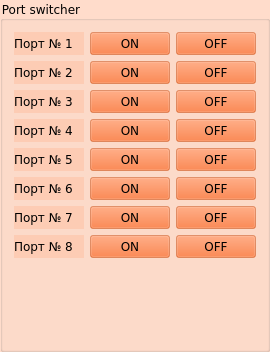
     <widget class="QGroupBox" name="groupBox_5">
      <property name="sizePolicy">
       <sizepolicy hsizetype="Fixed" vsizetype="Preferred">
        <horstretch>0</horstretch>
        <verstretch>0</verstretch>
       </sizepolicy>
      </property>
      <property name="minimumSize">
       <size>
        <width>270</width>
        <height>0</height>
       </size>
      </property>
      <property name="font">
       <font>
        <family>DejaVu Sans</family>
        <pointsize>9</pointsize>
        <weight>50</weight>
        <bold>false</bold>
       </font>
      </property>
      <property name="styleSheet">
       <string notr="true">background:rgba(255, 92, 16, 30)</string>
      </property>
      <property name="title">
       <string>Port switcher</string>
      </property>
      <layout class="QGridLayout" name="gridLayout_5">
       <item row="0" column="0">
        <widget class="QLabel" name="label_16">
         <property name="sizePolicy">
          <sizepolicy hsizetype="Preferred" vsizetype="MinimumExpanding">
           <horstretch>0</horstretch>
           <verstretch>0</verstretch>
          </sizepolicy>
         </property>
         <property name="minimumSize">
          <size>
           <width>0</width>
           <height>0</height>
          </size>
         </property>
         <property name="maximumSize">
          <size>
           <width>16777215</width>
           <height>25</height>
          </size>
         </property>
         <property name="font">
          <font>
           <family>DejaVu Sans</family>
           <pointsize>9</pointsize>
           <weight>50</weight>
           <bold>false</bold>
          </font>
         </property>
         <property name="text">
          <string>Порт № 1</string>
         </property>
         <property name="margin">
          <number>6</number>
         </property>
        </widget>
       </item>
       <item row="0" column="1">
        <widget class="QPushButton" name="pushButton">
         <property name="maximumSize">
          <size>
           <width>16777215</width>
           <height>25</height>
          </size>
         </property>
         <property name="font">
          <font>
           <family>DejaVu Sans</family>
           <pointsize>9</pointsize>
           <weight>50</weight>
           <bold>false</bold>
          </font>
         </property>
         <property name="styleSheet">
          <string notr="true">background:rgba(255, 92, 16, 100)</string>
         </property>
         <property name="text">
          <string>ON</string>
         </property>
        </widget>
       </item>
       <item row="0" column="2">
        <widget class="QPushButton" name="pushButton_2">
         <property name="maximumSize">
          <size>
           <width>16777215</width>
           <height>25</height>
          </size>
         </property>
         <property name="font">
          <font>
           <family>DejaVu Sans</family>
           <pointsize>9</pointsize>
           <weight>50</weight>
           <bold>false</bold>
          </font>
         </property>
         <property name="autoFillBackground">
          <bool>false</bool>
         </property>
         <property name="styleSheet">
          <string notr="true">background:rgba(255, 92, 16, 100)</string>
         </property>
         <property name="text">
          <string>OFF</string>
         </property>
        </widget>
       </item>
       <item row="1" column="0">
        <widget class="QLabel" name="label_17">
         <property name="sizePolicy">
          <sizepolicy hsizetype="Preferred" vsizetype="MinimumExpanding">
           <horstretch>0</horstretch>
           <verstretch>0</verstretch>
          </sizepolicy>
         </property>
         <property name="minimumSize">
          <size>
           <width>0</width>
           <height>0</height>
          </size>
         </property>
         <property name="maximumSize">
          <size>
           <width>16777215</width>
           <height>25</height>
          </size>
         </property>
         <property name="font">
          <font>
           <family>DejaVu Sans</family>
           <pointsize>9</pointsize>
           <weight>50</weight>
           <bold>false</bold>
          </font>
         </property>
         <property name="text">
          <string>Порт № 2</string>
         </property>
         <property name="margin">
          <number>6</number>
         </property>
        </widget>
       </item>
       <item row="1" column="1">
        <widget class="QPushButton" name="pushButton_3">
         <property name="maximumSize">
          <size>
           <width>16777215</width>
           <height>25</height>
          </size>
         </property>
         <property name="font">
          <font>
           <family>DejaVu Sans</family>
           <pointsize>9</pointsize>
           <weight>50</weight>
           <bold>false</bold>
          </font>
         </property>
         <property name="styleSheet">
          <string notr="true">background:rgba(255, 92, 16, 100)</string>
         </property>
         <property name="text">
          <string>ON</string>
         </property>
        </widget>
       </item>
       <item row="1" column="2">
        <widget class="QPushButton" name="pushButton_4">
         <property name="maximumSize">
          <size>
           <width>16777215</width>
           <height>25</height>
          </size>
         </property>
         <property name="font">
          <font>
           <family>DejaVu Sans</family>
           <pointsize>9</pointsize>
           <weight>50</weight>
           <bold>false</bold>
          </font>
         </property>
         <property name="styleSheet">
          <string notr="true">background:rgba(255, 92, 16, 100)</string>
         </property>
         <property name="text">
          <string>OFF</string>
         </property>
        </widget>
       </item>
       <item row="2" column="0">
        <widget class="QLabel" name="label_18">
         <property name="sizePolicy">
          <sizepolicy hsizetype="Preferred" vsizetype="MinimumExpanding">
           <horstretch>0</horstretch>
           <verstretch>0</verstretch>
          </sizepolicy>
         </property>
         <property name="minimumSize">
          <size>
           <width>0</width>
           <height>0</height>
          </size>
         </property>
         <property name="maximumSize">
          <size>
           <width>16777215</width>
           <height>25</height>
          </size>
         </property>
         <property name="font">
          <font>
           <family>DejaVu Sans</family>
           <pointsize>9</pointsize>
           <weight>50</weight>
           <bold>false</bold>
          </font>
         </property>
         <property name="text">
          <string>Порт № 3</string>
         </property>
         <property name="margin">
          <number>6</number>
         </property>
        </widget>
       </item>
       <item row="2" column="1">
        <widget class="QPushButton" name="pushButton_5">
         <property name="maximumSize">
          <size>
           <width>16777215</width>
           <height>25</height>
          </size>
         </property>
         <property name="font">
          <font>
           <family>DejaVu Sans</family>
           <pointsize>9</pointsize>
           <weight>50</weight>
           <bold>false</bold>
          </font>
         </property>
         <property name="styleSheet">
          <string notr="true">background:rgba(255, 92, 16, 100)</string>
         </property>
         <property name="text">
          <string>ON</string>
         </property>
        </widget>
       </item>
       <item row="2" column="2">
        <widget class="QPushButton" name="pushButton_6">
         <property name="maximumSize">
          <size>
           <width>16777215</width>
           <height>25</height>
          </size>
         </property>
         <property name="font">
          <font>
           <family>DejaVu Sans</family>
           <pointsize>9</pointsize>
           <weight>50</weight>
           <bold>false</bold>
          </font>
         </property>
         <property name="styleSheet">
          <string notr="true">background:rgba(255, 92, 16, 100)</string>
         </property>
         <property name="text">
          <string>OFF</string>
         </property>
        </widget>
       </item>
       <item row="3" column="0">
        <widget class="QLabel" name="label_19">
         <property name="sizePolicy">
          <sizepolicy hsizetype="Preferred" vsizetype="MinimumExpanding">
           <horstretch>0</horstretch>
           <verstretch>0</verstretch>
          </sizepolicy>
         </property>
         <property name="minimumSize">
          <size>
           <width>0</width>
           <height>0</height>
          </size>
         </property>
         <property name="maximumSize">
          <size>
           <width>16777215</width>
           <height>25</height>
          </size>
         </property>
         <property name="font">
          <font>
           <family>DejaVu Sans</family>
           <pointsize>9</pointsize>
           <weight>50</weight>
           <bold>false</bold>
          </font>
         </property>
         <property name="text">
          <string>Порт № 4</string>
         </property>
         <property name="margin">
          <number>6</number>
         </property>
        </widget>
       </item>
       <item row="3" column="1">
        <widget class="QPushButton" name="pushButton_7">
         <property name="maximumSize">
          <size>
           <width>16777215</width>
           <height>25</height>
          </size>
         </property>
         <property name="font">
          <font>
           <family>DejaVu Sans</family>
           <pointsize>9</pointsize>
           <weight>50</weight>
           <bold>false</bold>
          </font>
         </property>
         <property name="styleSheet">
          <string notr="true">background:rgba(255, 92, 16, 100)</string>
         </property>
         <property name="text">
          <string>ON</string>
         </property>
        </widget>
       </item>
       <item row="3" column="2">
        <widget class="QPushButton" name="pushButton_8">
         <property name="maximumSize">
          <size>
           <width>16777215</width>
           <height>25</height>
          </size>
         </property>
         <property name="font">
          <font>
           <family>DejaVu Sans</family>
           <pointsize>9</pointsize>
           <weight>50</weight>
           <bold>false</bold>
          </font>
         </property>
         <property name="styleSheet">
          <string notr="true">background:rgba(255, 92, 16, 100)</string>
         </property>
         <property name="text">
          <string>OFF</string>
         </property>
        </widget>
       </item>
       <item row="4" column="0">
        <widget class="QLabel" name="label_29">
         <property name="sizePolicy">
          <sizepolicy hsizetype="Preferred" vsizetype="MinimumExpanding">
           <horstretch>0</horstretch>
           <verstretch>0</verstretch>
          </sizepolicy>
         </property>
         <property name="minimumSize">
          <size>
           <width>0</width>
           <height>0</height>
          </size>
         </property>
         <property name="maximumSize">
          <size>
           <width>16777215</width>
           <height>25</height>
          </size>
         </property>
         <property name="font">
          <font>
           <family>DejaVu Sans</family>
           <pointsize>9</pointsize>
           <weight>50</weight>
           <bold>false</bold>
          </font>
         </property>
         <property name="text">
          <string>Порт № 5</string>
         </property>
         <property name="margin">
          <number>6</number>
         </property>
        </widget>
       </item>
       <item row="4" column="1">
        <widget class="QPushButton" name="pushButton_9">
         <property name="maximumSize">
          <size>
           <width>16777215</width>
           <height>25</height>
          </size>
         </property>
         <property name="font">
          <font>
           <family>DejaVu Sans</family>
           <pointsize>9</pointsize>
           <weight>50</weight>
           <bold>false</bold>
          </font>
         </property>
         <property name="styleSheet">
          <string notr="true">background:rgba(255, 92, 16, 100)</string>
         </property>
         <property name="text">
          <string>ON</string>
         </property>
        </widget>
       </item>
       <item row="4" column="2">
        <widget class="QPushButton" name="pushButton_10">
         <property name="maximumSize">
          <size>
           <width>16777215</width>
           <height>25</height>
          </size>
         </property>
         <property name="font">
          <font>
           <family>DejaVu Sans</family>
           <pointsize>9</pointsize>
           <weight>50</weight>
           <bold>false</bold>
          </font>
         </property>
         <property name="autoFillBackground">
          <bool>false</bool>
         </property>
         <property name="styleSheet">
          <string notr="true">background:rgba(255, 92, 16, 100)</string>
         </property>
         <property name="text">
          <string>OFF</string>
         </property>
        </widget>
       </item>
       <item row="5" column="0">
        <widget class="QLabel" name="label_32">
         <property name="sizePolicy">
          <sizepolicy hsizetype="Preferred" vsizetype="MinimumExpanding">
           <horstretch>0</horstretch>
           <verstretch>0</verstretch>
          </sizepolicy>
         </property>
         <property name="minimumSize">
          <size>
           <width>0</width>
           <height>0</height>
          </size>
         </property>
         <property name="maximumSize">
          <size>
           <width>16777215</width>
           <height>25</height>
          </size>
         </property>
         <property name="font">
          <font>
           <family>DejaVu Sans</family>
           <pointsize>9</pointsize>
           <weight>50</weight>
           <bold>false</bold>
          </font>
         </property>
         <property name="text">
          <string>Порт № 6</string>
         </property>
         <property name="margin">
          <number>6</number>
         </property>
        </widget>
       </item>
       <item row="5" column="1">
        <widget class="QPushButton" name="pushButton_11">
         <property name="maximumSize">
          <size>
           <width>16777215</width>
           <height>25</height>
          </size>
         </property>
         <property name="font">
          <font>
           <family>DejaVu Sans</family>
           <pointsize>9</pointsize>
           <weight>50</weight>
           <bold>false</bold>
          </font>
         </property>
         <property name="styleSheet">
          <string notr="true">background:rgba(255, 92, 16, 100)</string>
         </property>
         <property name="text">
          <string>ON</string>
         </property>
        </widget>
       </item>
       <item row="5" column="2">
        <widget class="QPushButton" name="pushButton_12">
         <property name="maximumSize">
          <size>
           <width>16777215</width>
           <height>25</height>
          </size>
         </property>
         <property name="font">
          <font>
           <family>DejaVu Sans</family>
           <pointsize>9</pointsize>
           <weight>50</weight>
           <bold>false</bold>
          </font>
         </property>
         <property name="styleSheet">
          <string notr="true">background:rgba(255, 92, 16, 100)</string>
         </property>
         <property name="text">
          <string>OFF</string>
         </property>
        </widget>
       </item>
       <item row="6" column="0">
        <widget class="QLabel" name="label_33">
         <property name="sizePolicy">
          <sizepolicy hsizetype="Preferred" vsizetype="MinimumExpanding">
           <horstretch>0</horstretch>
           <verstretch>0</verstretch>
          </sizepolicy>
         </property>
         <property name="minimumSize">
          <size>
           <width>0</width>
           <height>0</height>
          </size>
         </property>
         <property name="maximumSize">
          <size>
           <width>16777215</width>
           <height>25</height>
          </size>
         </property>
         <property name="font">
          <font>
           <family>DejaVu Sans</family>
           <pointsize>9</pointsize>
           <weight>50</weight>
           <bold>false</bold>
          </font>
         </property>
         <property name="text">
          <string>Порт № 7</string>
         </property>
         <property name="margin">
          <number>6</number>
         </property>
        </widget>
       </item>
       <item row="6" column="1">
        <widget class="QPushButton" name="pushButton_13">
         <property name="maximumSize">
          <size>
           <width>16777215</width>
           <height>25</height>
          </size>
         </property>
         <property name="font">
          <font>
           <family>DejaVu Sans</family>
           <pointsize>9</pointsize>
           <weight>50</weight>
           <bold>false</bold>
          </font>
         </property>
         <property name="styleSheet">
          <string notr="true">background:rgba(255, 92, 16, 100)</string>
         </property>
         <property name="text">
          <string>ON</string>
         </property>
        </widget>
       </item>
       <item row="6" column="2">
        <widget class="QPushButton" name="pushButton_14">
         <property name="maximumSize">
          <size>
           <width>16777215</width>
           <height>25</height>
          </size>
         </property>
         <property name="font">
          <font>
           <family>DejaVu Sans</family>
           <pointsize>9</pointsize>
           <weight>50</weight>
           <bold>false</bold>
          </font>
         </property>
         <property name="styleSheet">
          <string notr="true">background:rgba(255, 92, 16, 100)</string>
         </property>
         <property name="text">
          <string>OFF</string>
         </property>
        </widget>
       </item>
       <item row="7" column="0">
        <widget class="QLabel" name="label_34">
         <property name="sizePolicy">
          <sizepolicy hsizetype="Preferred" vsizetype="MinimumExpanding">
           <horstretch>0</horstretch>
           <verstretch>0</verstretch>
          </sizepolicy>
         </property>
         <property name="minimumSize">
          <size>
           <width>0</width>
           <height>0</height>
          </size>
         </property>
         <property name="maximumSize">
          <size>
           <width>16777215</width>
           <height>25</height>
          </size>
         </property>
         <property name="font">
          <font>
           <family>DejaVu Sans</family>
           <pointsize>9</pointsize>
           <weight>50</weight>
           <bold>false</bold>
          </font>
         </property>
         <property name="text">
          <string>Порт № 8</string>
         </property>
         <property name="margin">
          <number>6</number>
         </property>
        </widget>
       </item>
       <item row="7" column="1">
        <widget class="QPushButton" name="pushButton_15">
         <property name="maximumSize">
          <size>
           <width>16777215</width>
           <height>25</height>
          </size>
         </property>
         <property name="font">
          <font>
           <family>DejaVu Sans</family>
           <pointsize>9</pointsize>
           <weight>50</weight>
           <bold>false</bold>
          </font>
         </property>
         <property name="styleSheet">
          <string notr="true">background:rgba(255, 92, 16, 100)</string>
         </property>
         <property name="text">
          <string>ON</string>
         </property>
        </widget>
       </item>
       <item row="7" column="2">
        <widget class="QPushButton" name="pushButton_16">
         <property name="maximumSize">
          <size>
           <width>16777215</width>
           <height>25</height>
          </size>
         </property>
         <property name="font">
          <font>
           <family>DejaVu Sans</family>
           <pointsize>9</pointsize>
           <weight>50</weight>
           <bold>false</bold>
          </font>
         </property>
         <property name="styleSheet">
          <string notr="true">background:rgba(255, 92, 16, 100)</string>
         </property>
         <property name="text">
          <string>OFF</string>
         </property>
        </widget>
       </item>
       <item row="8" column="1">
        <spacer name="verticalSpacer_2">
         <property name="font">
          <font>
           <family>DejaVu Sans</family>
           <pointsize>9</pointsize>
           <weight>50</weight>
           <bold>false</bold>
          </font>
         </property>
         <property name="orientation">
          <enum>Qt::Vertical</enum>
         </property>
         <property name="sizeType">
          <enum>QSizePolicy::Expanding</enum>
         </property>
         <property name="sizeHint" stdset="0">
          <size>
           <width>20</width>
           <height>80</height>
          </size>
         </property>
        </spacer>
       </item>
      </layout>
     </widget>
